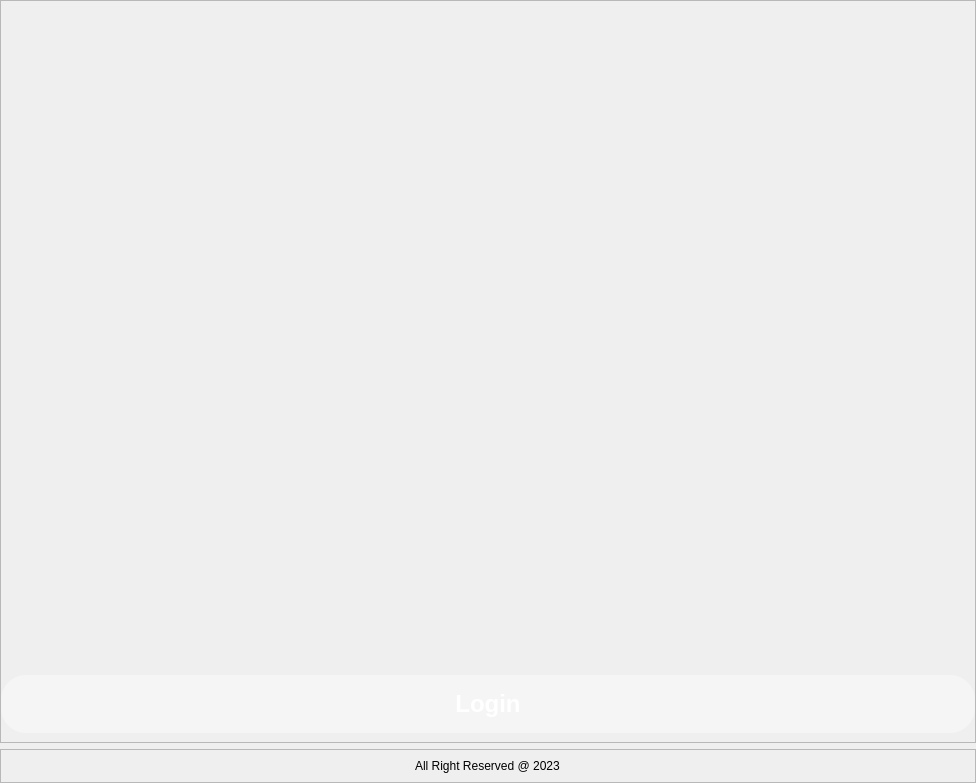
<?xml version="1.0" encoding="UTF-8"?>
<ui version="4.0">
 <class>MainWindow</class>
 <widget class="QMainWindow" name="MainWindow">
  <property name="geometry">
   <rect>
    <x>0</x>
    <y>0</y>
    <width>976</width>
    <height>783</height>
   </rect>
  </property>
  <property name="windowTitle">
   <string>Daraz Wishlist</string>
  </property>
  <property name="windowIcon">
   <iconset resource="resource.qrc">
    <normaloff>:/images/resource/image/mansaranna logo.jpg</normaloff>:/images/resource/image/mansaranna logo.jpg</iconset>
  </property>
  <property name="styleSheet">
   <string notr="true">QLineEdit{
	padding:10px;
	
	background-color: rgba(255, 255, 255, 100);
	border-radius: 10px;
	color: rgb(0, 0, 0);
}

</string>
  </property>
  <property name="iconSize">
   <size>
    <width>0</width>
    <height>0</height>
   </size>
  </property>
  <widget class="QWidget" name="centralwidget">
   <layout class="QVBoxLayout" name="verticalLayout">
    <property name="leftMargin">
     <number>0</number>
    </property>
    <property name="topMargin">
     <number>0</number>
    </property>
    <property name="rightMargin">
     <number>0</number>
    </property>
    <property name="bottomMargin">
     <number>0</number>
    </property>
    <item>
     <widget class="QStackedWidget" name="stackedWidget">
      <property name="frameShape">
       <enum>QFrame::StyledPanel</enum>
      </property>
      <property name="frameShadow">
       <enum>QFrame::Raised</enum>
      </property>
      <property name="currentIndex">
       <number>0</number>
      </property>
      <widget class="QWidget" name="mainPage">
       <property name="styleSheet">
        <string notr="true">#mainPage{
	border-image: url(:/images/resource/image/mansaranna logo.jpg) 0 -200 -100 0 stretch stretch;
}</string>
       </property>
       <layout class="QVBoxLayout" name="verticalLayout_3">
        <property name="leftMargin">
         <number>0</number>
        </property>
        <property name="topMargin">
         <number>0</number>
        </property>
        <property name="rightMargin">
         <number>0</number>
        </property>
        <item>
         <spacer name="verticalSpacer">
          <property name="orientation">
           <enum>Qt::Vertical</enum>
          </property>
          <property name="sizeHint" stdset="0">
           <size>
            <width>20</width>
            <height>40</height>
           </size>
          </property>
         </spacer>
        </item>
        <item>
         <widget class="QPushButton" name="loginBtn">
          <property name="minimumSize">
           <size>
            <width>0</width>
            <height>58</height>
           </size>
          </property>
          <property name="font">
           <font>
            <pointsize>18</pointsize>
            <bold>true</bold>
           </font>
          </property>
          <property name="styleSheet">
           <string notr="true">*{
	color: rgb(255, 255, 255);
}

QPushButton{
	padding:8px;
	background-color: rgba(255, 255, 255, 100);
	border-radius:25px;
}

QPushButton:hover{
	padding:8px;
	
	background-color: rgb(42, 42, 42);
	border-radius:25px;
}</string>
          </property>
          <property name="text">
           <string>Login</string>
          </property>
          <property name="icon">
           <iconset>
            <normaloff>:/images/darazLogo.png</normaloff>:/images/darazLogo.png</iconset>
          </property>
          <property name="iconSize">
           <size>
            <width>100</width>
            <height>60</height>
           </size>
          </property>
         </widget>
        </item>
       </layout>
      </widget>
      <widget class="QWidget" name="wishlistPage">
       <property name="styleSheet">
        <string notr="true">#wishlistPage{
	background-color: rgb(71, 71, 71);
}
QPushButton{
	padding:8px;
		color: rgb(255, 255, 255);
	background-color: rgba(0, 0, 0, 100);
	border-radius:25px;
}

QPushButton:hover{
	padding:8px;
	color: rgb(0, 0, 0);
	background-color: rgba(255, 255, 255, 100);
	border-radius:25px;
}</string>
       </property>
       <layout class="QGridLayout" name="gridLayout">
        <item row="0" column="0">
         <widget class="QFrame" name="frame">
          <property name="frameShape">
           <enum>QFrame::StyledPanel</enum>
          </property>
          <property name="frameShadow">
           <enum>QFrame::Raised</enum>
          </property>
          <layout class="QGridLayout" name="gridLayout_2">
           <item row="0" column="0" alignment="Qt::AlignLeft">
            <widget class="QPushButton" name="back1Btn">
             <property name="styleSheet">
              <string notr="true">QPushButton{
	padding:5px;
	background-color: rgba(255, 255, 255, 0);

}
QPushButton:hover{
	background-color: rgba(255, 255, 255, 100);
}</string>
             </property>
             <property name="text">
              <string/>
             </property>
             <property name="icon">
              <iconset resource="resource.qrc">
               <normaloff>:/icons/resource/icon/chevron-left.svg</normaloff>:/icons/resource/icon/chevron-left.svg</iconset>
             </property>
            </widget>
           </item>
           <item row="2" column="2" alignment="Qt::AlignRight">
            <widget class="QPushButton" name="settingBtn">
             <property name="styleSheet">
              <string notr="true">QPushButton{
	padding:10px;
	background-color: rgba(255, 255, 255, 0);
	border-radius:25px;
}
QPushButton:hover{
	background-color: rgba(255, 255, 255, 100);
}</string>
             </property>
             <property name="text">
              <string/>
             </property>
             <property name="icon">
              <iconset resource="resource.qrc">
               <normaloff>:/icons/resource/icon/settings.svg</normaloff>:/icons/resource/icon/settings.svg</iconset>
             </property>
             <property name="iconSize">
              <size>
               <width>30</width>
               <height>30</height>
              </size>
             </property>
            </widget>
           </item>
           <item row="1" column="0" colspan="3">
            <widget class="QTextEdit" name="textEdit">
             <property name="font">
              <font>
               <pointsize>12</pointsize>
              </font>
             </property>
             <property name="styleSheet">
              <string notr="true">#textEdit{
	
	color: rgb(0, 0, 0);
	border-radius:25px;
	background-color: rgba(255, 255, 255, 150);
}</string>
             </property>
            </widget>
           </item>
           <item row="2" column="0">
            <widget class="QPushButton" name="addWishListBtn">
             <property name="sizePolicy">
              <sizepolicy hsizetype="Expanding" vsizetype="Fixed">
               <horstretch>0</horstretch>
               <verstretch>0</verstretch>
              </sizepolicy>
             </property>
             <property name="font">
              <font>
               <pointsize>12</pointsize>
              </font>
             </property>
             <property name="styleSheet">
              <string notr="true"/>
             </property>
             <property name="text">
              <string>ADD to Wishlist</string>
             </property>
             <property name="icon">
              <iconset resource="resource.qrc">
               <normaloff>:/images/resource/image/wishlist.png</normaloff>:/images/resource/image/wishlist.png</iconset>
             </property>
             <property name="iconSize">
              <size>
               <width>36</width>
               <height>36</height>
              </size>
             </property>
            </widget>
           </item>
           <item row="2" column="1">
            <widget class="QPushButton" name="addWishListStopBtn">
             <property name="sizePolicy">
              <sizepolicy hsizetype="Expanding" vsizetype="Fixed">
               <horstretch>0</horstretch>
               <verstretch>0</verstretch>
              </sizepolicy>
             </property>
             <property name="minimumSize">
              <size>
               <width>434</width>
               <height>52</height>
              </size>
             </property>
             <property name="font">
              <font>
               <pointsize>12</pointsize>
              </font>
             </property>
             <property name="styleSheet">
              <string notr="true">background-color: rgba(255, 82, 82,200);</string>
             </property>
             <property name="text">
              <string>STOP</string>
             </property>
             <property name="iconSize">
              <size>
               <width>36</width>
               <height>36</height>
              </size>
             </property>
            </widget>
           </item>
          </layout>
         </widget>
        </item>
       </layout>
      </widget>
      <widget class="QWidget" name="settingPage">
       <property name="styleSheet">
        <string notr="true">#settingPage{
		background-color: rgb(71, 71, 71);
}</string>
       </property>
       <layout class="QGridLayout" name="gridLayout_3">
        <item row="2" column="0">
         <widget class="QLabel" name="label_2">
          <property name="font">
           <font>
            <pointsize>12</pointsize>
            <bold>true</bold>
           </font>
          </property>
          <property name="layoutDirection">
           <enum>Qt::LeftToRight</enum>
          </property>
          <property name="text">
           <string>Wishlist Button
 ID</string>
          </property>
          <property name="alignment">
           <set>Qt::AlignCenter</set>
          </property>
         </widget>
        </item>
        <item row="2" column="3">
         <widget class="QPushButton" name="wishlistIDSaveBtn">
          <property name="sizePolicy">
           <sizepolicy hsizetype="Preferred" vsizetype="Preferred">
            <horstretch>0</horstretch>
            <verstretch>0</verstretch>
           </sizepolicy>
          </property>
          <property name="minimumSize">
           <size>
            <width>150</width>
            <height>0</height>
           </size>
          </property>
          <property name="font">
           <font>
            <pointsize>12</pointsize>
           </font>
          </property>
          <property name="styleSheet">
           <string notr="true">QPushButton{
	background-color: rgb(93, 255, 112);
	color: rgb(0, 0, 0);
	padding:5px;
	border-radius:10px;
}

QPushButton:hover{
	background-color: rgb(71, 255, 30);
}</string>
          </property>
          <property name="text">
           <string>Save</string>
          </property>
         </widget>
        </item>
        <item row="3" column="1">
         <spacer name="verticalSpacer_3">
          <property name="orientation">
           <enum>Qt::Vertical</enum>
          </property>
          <property name="sizeHint" stdset="0">
           <size>
            <width>20</width>
            <height>44</height>
           </size>
          </property>
         </spacer>
        </item>
        <item row="0" column="0">
         <layout class="QHBoxLayout" name="horizontalLayout">
          <item alignment="Qt::AlignLeft">
           <widget class="QPushButton" name="back2Btn">
            <property name="styleSheet">
             <string notr="true">QPushButton{
	padding:5px;
	background-color: rgba(255, 255, 255, 0);

}
QPushButton:hover{
	background-color: rgba(255, 255, 255, 100);
}</string>
            </property>
            <property name="text">
             <string/>
            </property>
            <property name="icon">
             <iconset resource="resource.qrc">
              <normaloff>:/icons/resource/icon/chevron-left.svg</normaloff>:/icons/resource/icon/chevron-left.svg</iconset>
            </property>
           </widget>
          </item>
         </layout>
        </item>
        <item row="2" column="2">
         <widget class="QLineEdit" name="lineEdit_wishlistID">
          <property name="font">
           <font>
            <pointsize>12</pointsize>
           </font>
          </property>
          <property name="placeholderText">
           <string>Ex: block-CATyli37LyV</string>
          </property>
         </widget>
        </item>
        <item row="4" column="0" colspan="4">
         <widget class="QLabel" name="label_3">
          <property name="text">
           <string/>
          </property>
          <property name="textFormat">
           <enum>Qt::AutoText</enum>
          </property>
          <property name="pixmap">
           <pixmap resource="resource.qrc">:/images/resource/image/Screenshot 2023-10-23 172645.png</pixmap>
          </property>
          <property name="scaledContents">
           <bool>true</bool>
          </property>
          <property name="wordWrap">
           <bool>false</bool>
          </property>
         </widget>
        </item>
        <item row="1" column="1">
         <spacer name="verticalSpacer_4">
          <property name="orientation">
           <enum>Qt::Vertical</enum>
          </property>
          <property name="sizeHint" stdset="0">
           <size>
            <width>20</width>
            <height>40</height>
           </size>
          </property>
         </spacer>
        </item>
       </layout>
      </widget>
     </widget>
    </item>
    <item>
     <widget class="QFrame" name="frame_2">
      <property name="minimumSize">
       <size>
        <width>0</width>
        <height>10</height>
       </size>
      </property>
      <property name="maximumSize">
       <size>
        <width>16777215</width>
        <height>50</height>
       </size>
      </property>
      <property name="frameShape">
       <enum>QFrame::StyledPanel</enum>
      </property>
      <property name="frameShadow">
       <enum>QFrame::Raised</enum>
      </property>
      <layout class="QVBoxLayout" name="verticalLayout_2">
       <item alignment="Qt::AlignHCenter">
        <widget class="QLabel" name="label">
         <property name="text">
          <string>All Right Reserved @ 2023</string>
         </property>
        </widget>
       </item>
      </layout>
     </widget>
    </item>
   </layout>
  </widget>
 </widget>
 <resources>
  <include location="resource.qrc"/>
 </resources>
 <connections>
  <connection>
   <sender>addWishListBtn</sender>
   <signal>clicked()</signal>
   <receiver>addWishListStopBtn</receiver>
   <slot>show()</slot>
   <hints>
    <hint type="sourcelabel">
     <x>418</x>
     <y>758</y>
    </hint>
    <hint type="destinationlabel">
     <x>517</x>
     <y>771</y>
    </hint>
   </hints>
  </connection>
  <connection>
   <sender>addWishListStopBtn</sender>
   <signal>clicked()</signal>
   <receiver>addWishListBtn</receiver>
   <slot>show()</slot>
   <hints>
    <hint type="sourcelabel">
     <x>582</x>
     <y>782</y>
    </hint>
    <hint type="destinationlabel">
     <x>402</x>
     <y>790</y>
    </hint>
   </hints>
  </connection>
  <connection>
   <sender>addWishListStopBtn</sender>
   <signal>clicked()</signal>
   <receiver>addWishListStopBtn</receiver>
   <slot>hide()</slot>
   <hints>
    <hint type="sourcelabel">
     <x>601</x>
     <y>766</y>
    </hint>
    <hint type="destinationlabel">
     <x>672</x>
     <y>766</y>
    </hint>
   </hints>
  </connection>
  <connection>
   <sender>addWishListBtn</sender>
   <signal>clicked()</signal>
   <receiver>addWishListBtn</receiver>
   <slot>hide()</slot>
   <hints>
    <hint type="sourcelabel">
     <x>284</x>
     <y>767</y>
    </hint>
    <hint type="destinationlabel">
     <x>155</x>
     <y>765</y>
    </hint>
   </hints>
  </connection>
 </connections>
</ui>
